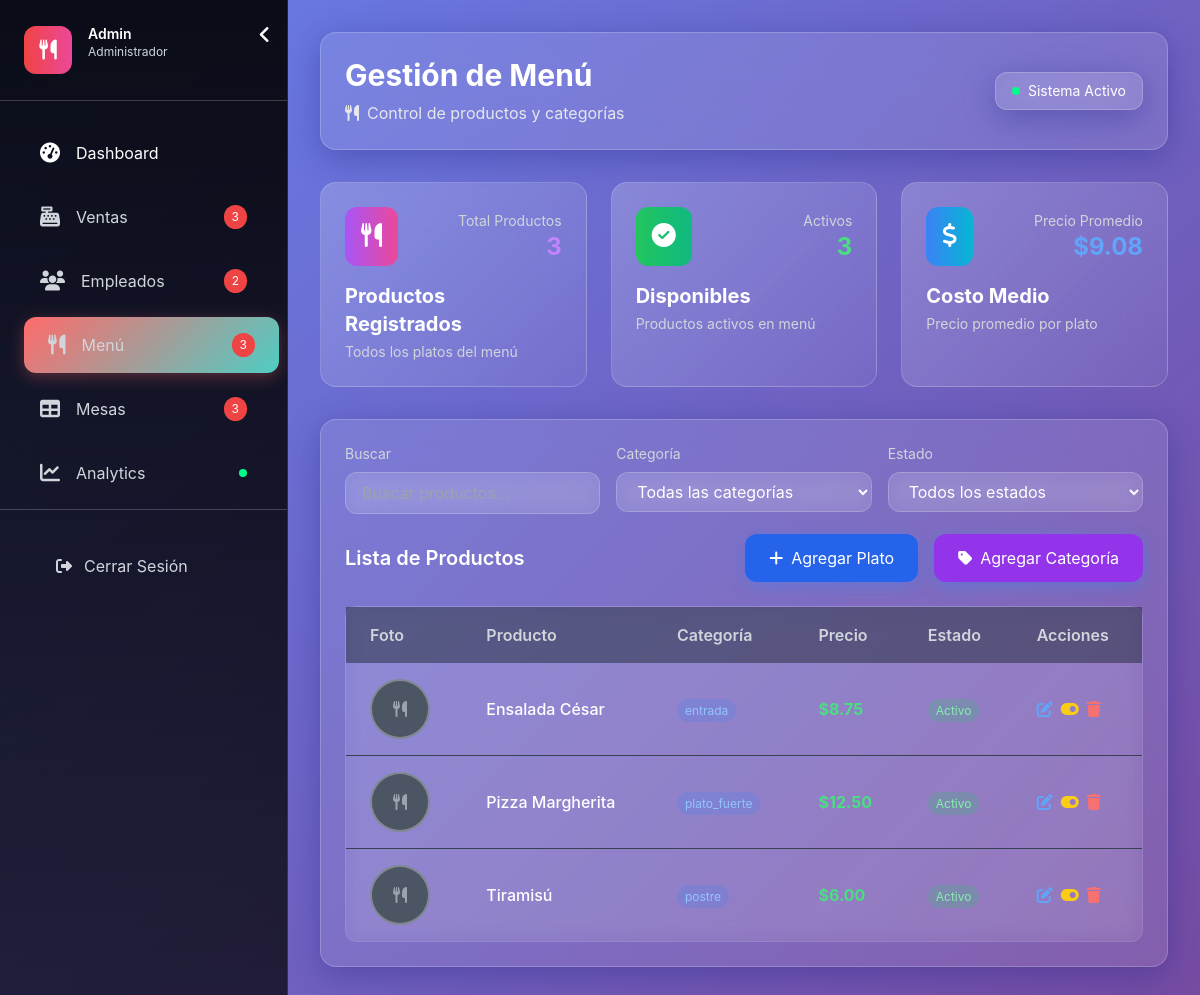
The page /pages/admin/menu.php on the database as committed earlier.
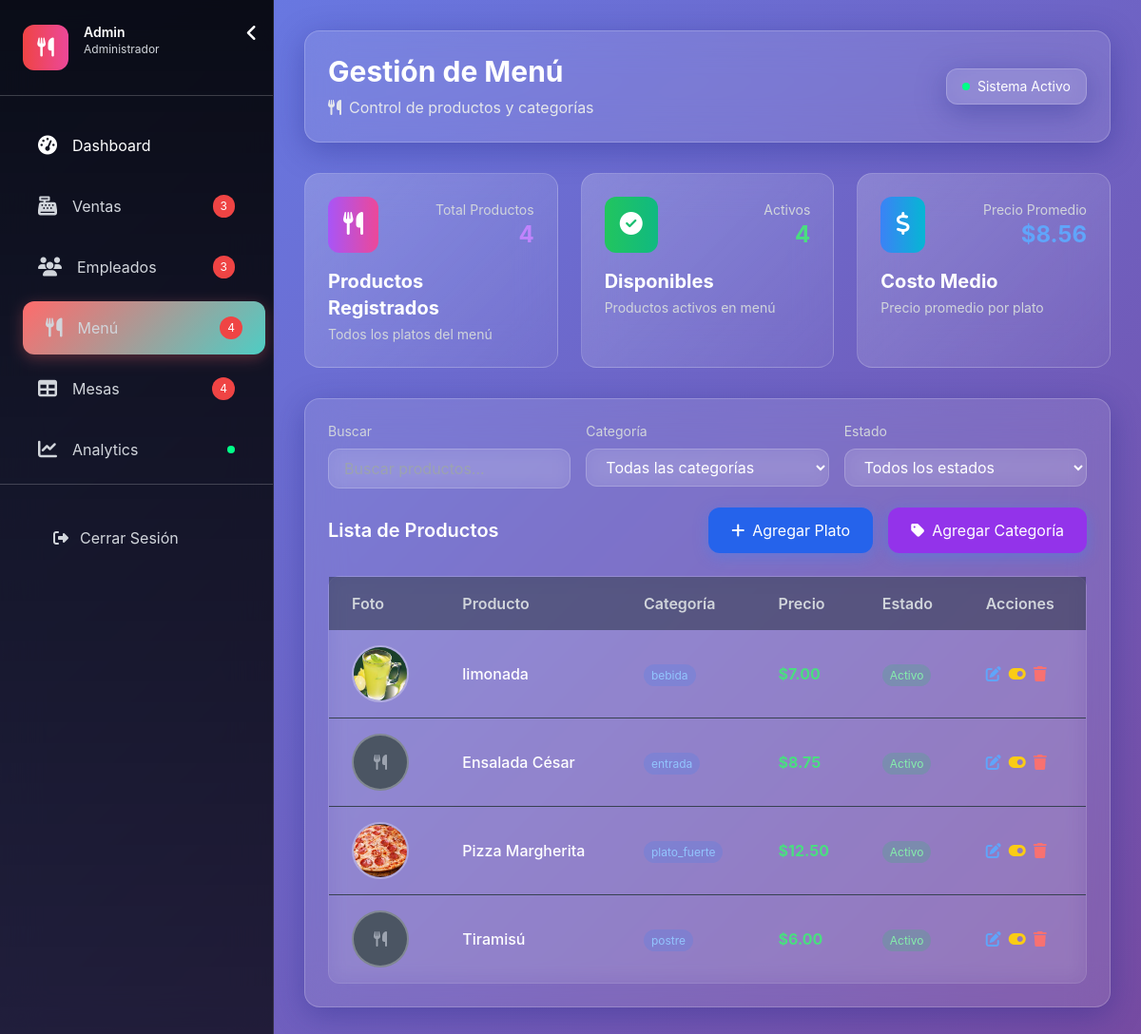
The same page on the database as committed later.
### tables this page shows
CREATE TABLE `menu` (
  `id` int(11) NOT NULL,
  `nombre` varchar(100) NOT NULL,
  `descripcion` text DEFAULT NULL,
  `precio` decimal(10,2) NOT NULL,
  `foto` varchar(255) DEFAULT NULL,
  `categoria` varchar(50) DEFAULT NULL,
  `estado` enum('disponible','no_disponible') DEFAULT 'disponible',
  `created_at` timestamp NOT NULL DEFAULT current_timestamp(),
  `updated_at` timestamp NOT NULL DEFAULT current_timestamp() ON UPDATE current_timestamp()
);

### controllers/admin/dashboard_controller.php (called while the page is built, shortened)
<?php
function getProductosMasVendidos($pdo) {
    $productos = [];
    return $productos;
}
?>

### pages/admin/menu.php (the view, shortened to what the rows shown need)
<?php
require_once '../../controllers/db.php';
$stmt = $pdo->query("SELECT m.*,
                     CASE
                         WHEN m.estado = 'disponible' THEN 'Activo'
                         WHEN m.estado = 'no_disponible' THEN 'Inactivo'
                     END as estado_texto
                     FROM menu m
                     ORDER BY m.categoria, m.nombre");
$productos = $stmt->fetchAll(PDO::FETCH_ASSOC);
?>
<!DOCTYPE html>
<html lang="es">
<head>
    <script src="https://cdn.tailwindcss.com"></script>
    <link rel="stylesheet" href="https://cdnjs.cloudflare.com/ajax/libs/font-awesome/6.4.0/css/all.min.css">
</head>
<body>
    <?php include '../../components/navbar.php'; ?>
    <div class="main-content ml-72 transition-all duration-300 p-8">
        <header class="glass-card rounded-2xl p-6 mb-8">
            <div class="flex flex-col lg:flex-row justify-between items-start lg:items-center">
                <div>
                    <h2 class="text-3xl font-bold text-white mb-2">Gestión de Menú</h2>
                </div>
            </div>
        </header>
        <div class="glass-card rounded-2xl p-6 ">
            <div class="overflow-x-auto">
                <div class="table-glass rounded-xl">
                    <table class="w-full">
                        <thead class="bg-gray-800 bg-opacity-50">
                            <tr>
                                <th class="px-6 py-4 text-left text-gray-300 font-semibold">Foto</th>
                                <th class="px-6 py-4 text-left text-gray-300 font-semibold">Producto</th>
                                <th class="px-6 py-4 text-left text-gray-300 font-semibold">Categoría</th>
                                <th class="px-6 py-4 text-left text-gray-300 font-semibold">Precio</th>
                                <th class="px-6 py-4 text-left text-gray-300 font-semibold">Estado</th>
                                <th class="px-6 py-4 text-left text-gray-300 font-semibold">Acciones</th>
                            </tr>
                        </thead>
                        <tbody id="tbodyProductos" class="divide-y divide-gray-700">
                            <?php foreach ($productos as $producto): ?>
                            <tr class="table-row">
                                <td class="px-6 py-4">
                                    <?php if ($producto['foto']): ?>
                                        <img src="../../uploads/<?php echo $producto['foto']; ?>" alt="<?php echo $producto['nombre']; ?>" class="product-image">
                                    <?php else: ?>
                                        <div class="product-image bg-gray-600 flex items-center justify-center">
                                            <i class="fas fa-utensils text-gray-400"></i>
                                        </div>
                                    <?php endif; ?>
                                </td>
                                <td class="px-6 py-4">
                                    <div class="text-white font-medium"><?php echo $producto['nombre']; ?></div>
                                </td>
                                <td class="px-6 py-4">
                                    <span class="px-2 py-1 bg-blue-500 bg-opacity-20 text-blue-300 rounded-full text-xs">
                                        <?php echo $producto['categoria']; ?>
                                    </span>
                                </td>
                                <td class="px-6 py-4 text-green-400 font-bold">$<?php echo number_format($producto['precio'], 2); ?></td>
                                <td class="px-6 py-4">
                                    <span class="px-2 py-1 rounded-full text-xs <?php echo $producto['estado'] == 'disponible' ? 'bg-green-500 bg-opacity-20 text-green-300' : 'bg-red-500 bg-opacity-20 text-red-300'; ?>">
                                        <?php echo $producto['estado_texto']; ?>
                                    </span>
                                </td>
                                <td class="px-6 py-4">
                                    <div class="flex space-x-2">
                                        <button onclick="editarProducto(<?php echo $producto['id']; ?>)"
                                                class="text-blue-400 hover:text-blue-300 transition-colors">
                                            <i class="fas fa-edit"></i>
                                        </button>
                                        <button onclick="cambiarEstado(<?php echo $producto['id']; ?>, '<?php echo $producto['estado']; ?>')"
                                                class="text-yellow-400 hover:text-yellow-300 transition-colors">
                                            <i class="fas fa-toggle-on"></i>
                                        </button>
                                        <button onclick="eliminarProducto(<?php echo $producto['id']; ?>)"
                                                class="text-red-400 hover:text-red-300 transition-colors">
                                            <i class="fas fa-trash"></i>
                                        </button>
                                    </div>
                                </td>
                            </tr>
                            <?php endforeach; ?>
                        </tbody>
                    </table>
                </div>
            </div>
        </div>
    </div>
</body>
</html>

Rows that differ between the two databases and show on the page:
added menu: foto (picture), nombre "limonada", categoria "bebida", precio "7.00", estado_texto "Activo"
changed menu "Pizza Margherita": foto: picture added; foto empty → "68ae1b8f652af.png" (drawn)
Other text that changed with them:
$total_empleados: "2" → "3"
$total_menu: "3" → "4"
$total_mesas: "3" → "4"
$estadisticas['total_productos']: "3" → "4"
$estadisticas['productos_activos']: "3" → "4"
$estadisticas['precio_promedio']: "9.08" → "8.56"
